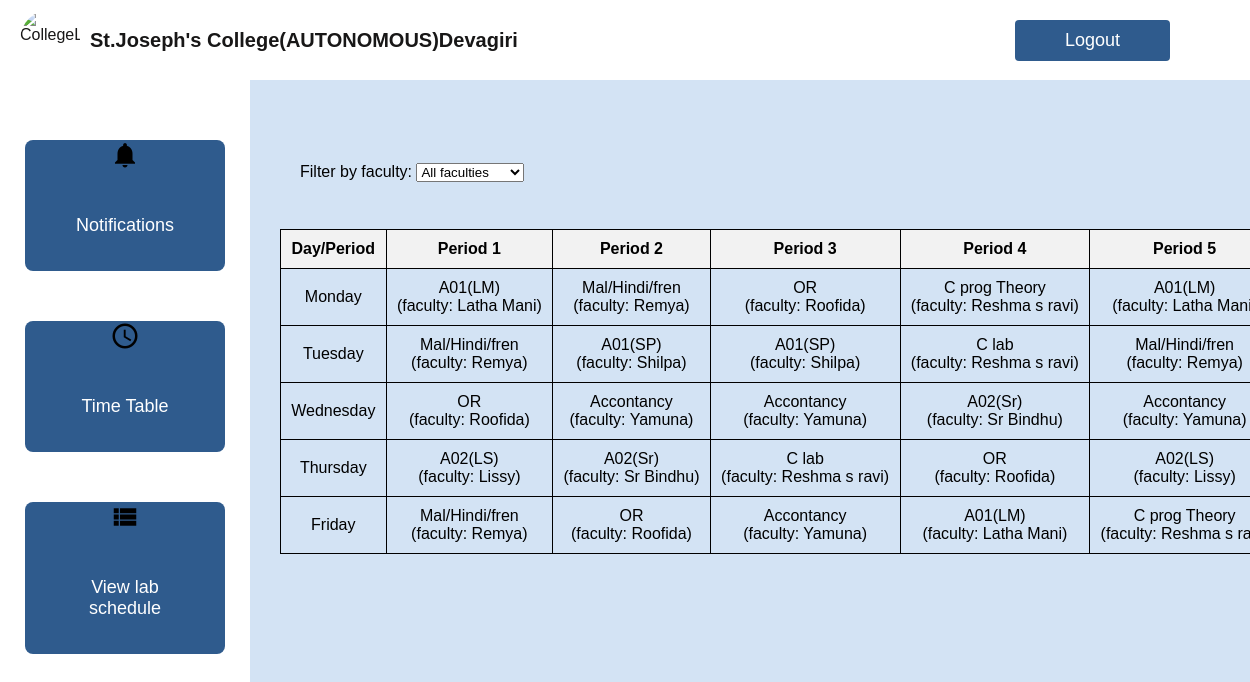
/administrator/viewtimetablebystaff/, run on the app's committed database.
### administrator/models.py (models this page shows, shortened)
class Class1(models.Model):
    Semester = models.CharField(max_length=100)
    subjects = models.ManyToManyField(Subject1)

class TimetableEntry1(models.Model):
    day = models.CharField(max_length=10)
    period = models.IntegerField()
    cls = models.ForeignKey(Class1, on_delete=models.CASCADE)
    subject = models.ForeignKey(Subject1, on_delete=models.CASCADE)
    faculty = models.ForeignKey(Faculty1, on_delete=models.CASCADE)

class Subject1(models.Model):
    name = models.CharField(max_length=100)
    contact_hours = models.IntegerField()
    faculty = models.ForeignKey(Faculty1, on_delete=models.CASCADE)

class Faculty1(models.Model):
    loginid=models.ForeignKey(Userprofile,on_delete=models.CASCADE,null=True,blank=True)
    name = models.CharField(max_length=100)
    address=models.CharField(max_length=100)
    email=models.CharField(max_length=100)
    phone=models.CharField(max_length=100)

### administrator/views.py (the view)
# urls.py: path('viewtimetablebystaff/',TimetableView2.as_view(),name='viewtimetablebystaff'),
class TimetableView2(View):
    template_name = 'staff/viewtimetablebystaff.html'  # Specify your template name here
    def get(self, request, *args, **kwargs):
        classes = Class1.objects.all()
        faculties= Faculty1.objects.all()
        days = ['Monday', 'Tuesday', 'Wednesday', 'Thursday', 'Friday']
        periods = [1, 2, 3, 4, 5]  # Assuming 5 periods per day
        timetable_data = {cls: {day: {period: None for period in periods} for day in days} for cls in classes}
        entries = TimetableEntry1.objects.all()
        for entry in entries:
            timetable_data[entry.cls][entry.day][entry.period] = entry
        context = {
            'timetable_data': timetable_data,
            'days': days,
            'periods': periods,
            'faculties':faculties
        }
        return render(request, self.template_name, context)

### administrator/templatetags/custom_filters.py (called while the page is built)
@register.filter
def get_item(dictionary, key):
    return dictionary.get(key)

### templates/staff/viewtimetablebystaff.html (shortened to what this page needs)
{% extends 'staff/staffdashboard.html' %}
{% block body %}
{% load custom_filters %}
<h2>Timetable</h2>
<div class="filter">
<label for="facultyFilter">Filter by faculty:</label>
<select id="facultyFilter">
    <option value="all">All faculties</option>
</select>
</div>
{% for cls, days_data in timetable_data.items %}
    <h3>Class: {{ cls.Semester }}</h3>
    <table class="timetable">
        <thead>
            <tr>
                <th>Day/Period</th>
                {% for period in periods %}
                    <th>Period {{ period }}</th>
                {% endfor %}
            </tr>
        </thead>
        <tbody>
            {% for day in days %}
                <tr>
                    <td>{{ day }}</td>
                    {% for period in periods %}
                        <td class="entry" data-faculty-id="{% with days_data|get_item:day|get_item:period as entry %}{% if entry %}{{ entry.faculty.id }}{% else %}none{% endif %}{% endwith %}">
                            {% with days_data|get_item:day|get_item:period as entry %}
                                {% if entry %}
                                    {{ entry.subject.name }}<br>
                                    (faculty: {{ entry.faculty.name }})
                                {% else %}
                                    Free
                                {% endif %}
                            {% endwith %}
                        </td>
                    {% endfor %}
                </tr>
            {% endfor %}
        </tbody>
    </table>
{% endfor %}
{% endblock %}

### templates/staff/staffdashboard.html (style rules this page uses)
* { font-family: Arial, sans-serif; margin: 0; padding: 0; box-sizing: border-box; }
body { background: url("D:\ssk.png") no-repeat; background-size: cover; }
body { background-color: rgb(211, 227, 244); }

### templates/staff/viewtimetablebystaff.html (style rules this page uses)
table { width: 80%; border-collapse: collapse; margin-left: 280px; }
table, th, td { border: 1px solid black; }
th, td { padding: 10px; text-align: center; }
th { background-color: #f2f2f2; }
.filter { margin-left: 300px; margin-top: 35px; margin-bottom: 25px; }

### data on the page
Class1: periods "1" "2" "3" "4" "5", days "Monday" "Tuesday" "Wednesday" "Thursday" "Friday"
TimetableEntry1: subject.name "A01(LM)", faculty.name "Latha Mani"
TimetableEntry1: subject.name "Mal/Hindi/fren", faculty.name "Remya"
TimetableEntry1: subject.name "OR", faculty.name "Roofida"
TimetableEntry1: subject.name "C prog Theory", faculty.name "Reshma s ravi"
TimetableEntry1: subject.name "A01(LM)", faculty.name "Latha…"
TimetableEntry1: subject.name "Mal/Hindi/fren", faculty.name "Remya"
TimetableEntry1: subject.name "A01(SP)", faculty.name "Shilpa"
TimetableEntry1: subject.name "A01(SP)", faculty.name "Shilpa"
TimetableEntry1: subject.name "C lab", faculty.name "Reshma s ravi"
TimetableEntry1: subject.name "Mal/Hindi/fren", faculty.name "Remya"
TimetableEntry1: subject.name "OR", faculty.name "Roofida"
TimetableEntry1: subject.name "Accontancy", faculty.name "Yamuna"
TimetableEntry1: subject.name "Accontancy", faculty.name "Yamuna"
TimetableEntry1: subject.name "A02(Sr)", faculty.name "Sr Bindhu"
TimetableEntry1: subject.name "Accontancy", faculty.name "Yamuna"
TimetableEntry1: subject.name "A02(LS)", faculty.name "Lissy"
TimetableEntry1: subject.name "A02(Sr)", faculty.name "Sr Bindhu"
TimetableEntry1: subject.name "C lab", faculty.name "Reshma s ravi"
TimetableEntry1: subject.name "OR", faculty.name "Roofida"
TimetableEntry1: subject.name "A02(LS)", faculty.name "Lissy"
TimetableEntry1: subject.name "Mal/Hindi/fren", faculty.name "Remya"
TimetableEntry1: subject.name "OR", faculty.name "Roofida"
TimetableEntry1: subject.name "Accontancy", faculty.name "Yamuna"
TimetableEntry1: subject.name "A01(LM)", faculty.name "Latha Mani"
TimetableEntry1: subject.name "C prog Theory", faculty.name "Reshma s…"
